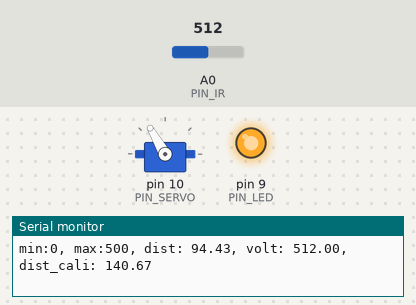
The sketch below on a simulated Arduino Uno, built with avr-gcc and run on an emulated ATmega328P. Parts: servo, output pins drawn as LEDs (lit = HIGH), the last lines printed to the serial monitor. The test bench sets the inputs (shaded band); at power-on: A0 (PIN_IR) = 512.

Above: at 1.2 s.
1.3 s: A0 (PIN_IR) set to 253
4.3 s: A0 (PIN_IR) set to 228
At 5.5 s:
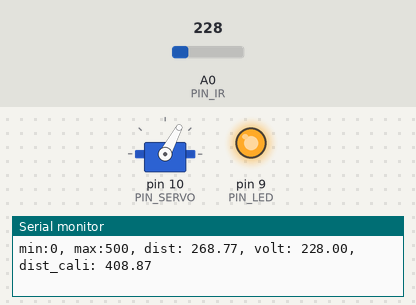
5.8 s: A0 (PIN_IR) set to 265
At 6.8 s:
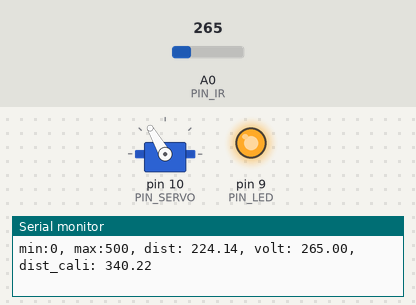
7.3 s: A0 (PIN_IR) set to 122
At 7.9 s:
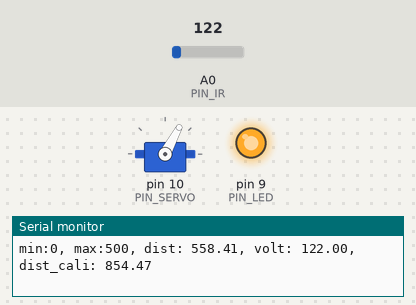
Timing chart, 0 to 9.8 s (numbered marks = the images above; inputs shaded):
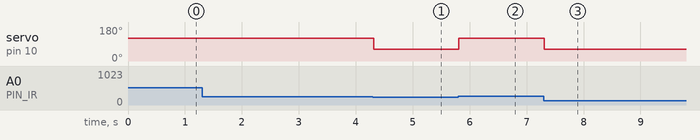

Measured:
- the behaviour switches between 239 and 238 on A0 (PIN_IR) (found by bisection; images 0 and 1)
- after the input at 4.3 s, servo on pin 10 (PIN_SERVO): 120° → 62° at once
- after the input at 5.8 s, servo on pin 10 (PIN_SERVO): 62° → 120° at once
- after the input at 7.3 s, servo on pin 10 (PIN_SERVO): 120° → 62° at once

The sketch:

21_bbc_20213078.ino
```cpp
#include <Servo.h>

// Arduino pin assignment
#define PIN_SERVO 10
#define PIN_IR A0
#define PIN_LED 9

// configurable parameters
#define _DUTY_MIN 547 // servo full clockwise position (0 degree)
#define _DUTY_NEU 1482 // servo neutral position (90 degree)
#define _DUTY_MAX 2401 // servo full counterclockwise position (180 degree)

// global variables
Servo myservo;
int a, b;

void setup() {
// initialize GPIO pins
  pinMode(PIN_LED, OUTPUT);
  digitalWrite(PIN_LED, 1);
  myservo.attach(PIN_SERVO);

  myservo.writeMicroseconds(_DUTY_NEU);

// initialize serial port
  Serial.begin(57600);

  a = 68; // 값 측정 후 변경
  b = 263; // 값 측정 후 변경
}

float ir_distance(float volt){ // return value unit: mm (cm2mm)
  float val;
  val = ((6762.0 / (volt - 9.0)) - 4.0) * 10.0;
  return val;
}

void loop() {
  float volt = float(analogRead(PIN_IR));
  float raw_dist = ir_distance(volt);
  float dist_cali = 100.0 + 300.0/(b-a) * (raw_dist - a);

//  if (200 <= raw_dist && raw_dist <= 350) {
//    digitalWrite(PIN_LED, 0);
//  }
//  else digitalWrite(PIN_LED, 1);

  if (raw_dist >= 255) {
    myservo.writeMicroseconds(1182);
  }
  else {
    myservo.writeMicroseconds(1782);
  }

  // output the read value to the serial port
  Serial.print("min:0, max:500, dist: ");
  Serial.print(raw_dist);
  Serial.print(", volt: ");
  Serial.print(volt);
  Serial.print(", dist_cali: ");
  Serial.println(dist_cali);
  delay(20);
}
```
